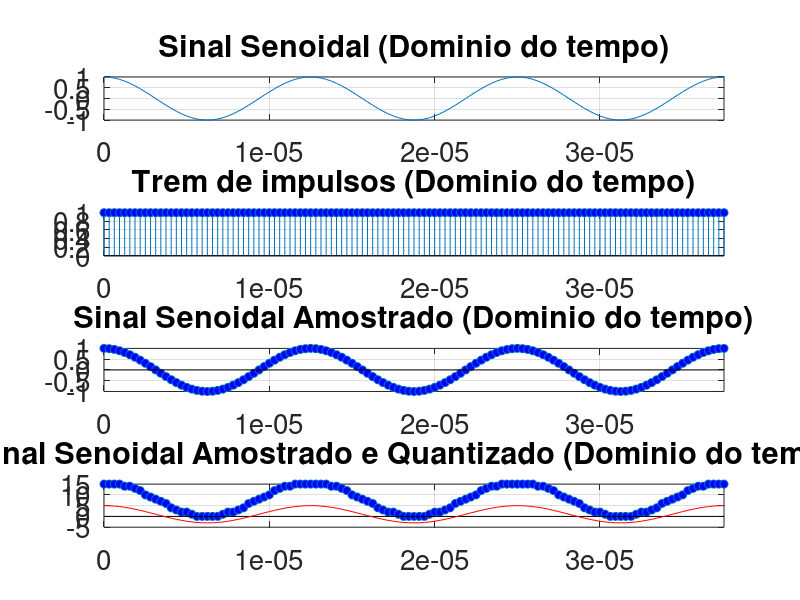
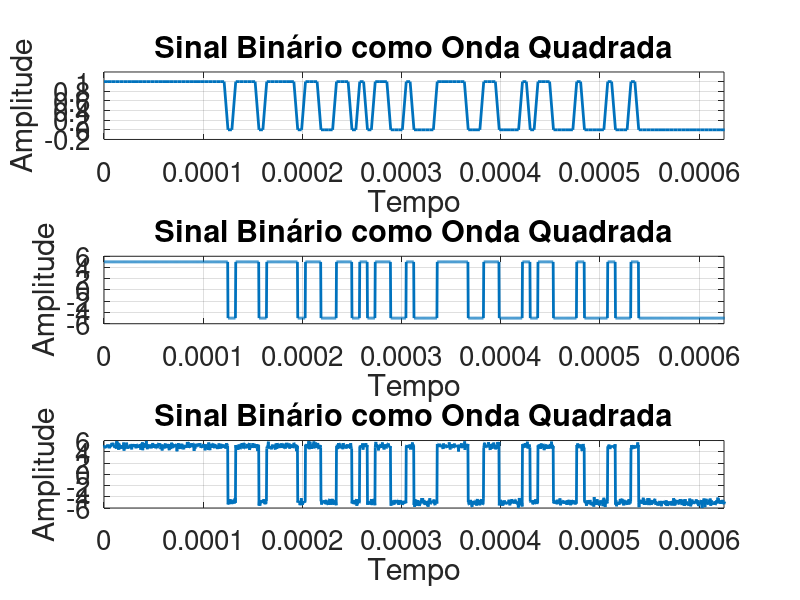
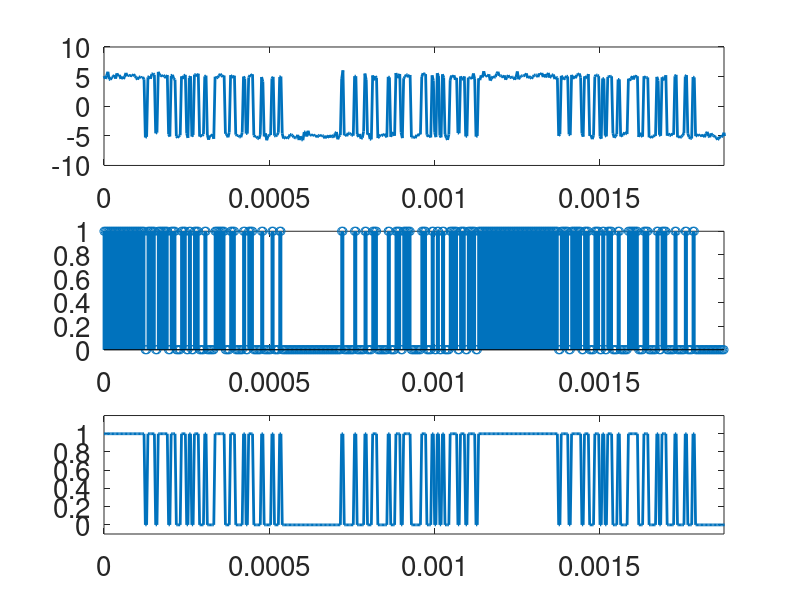
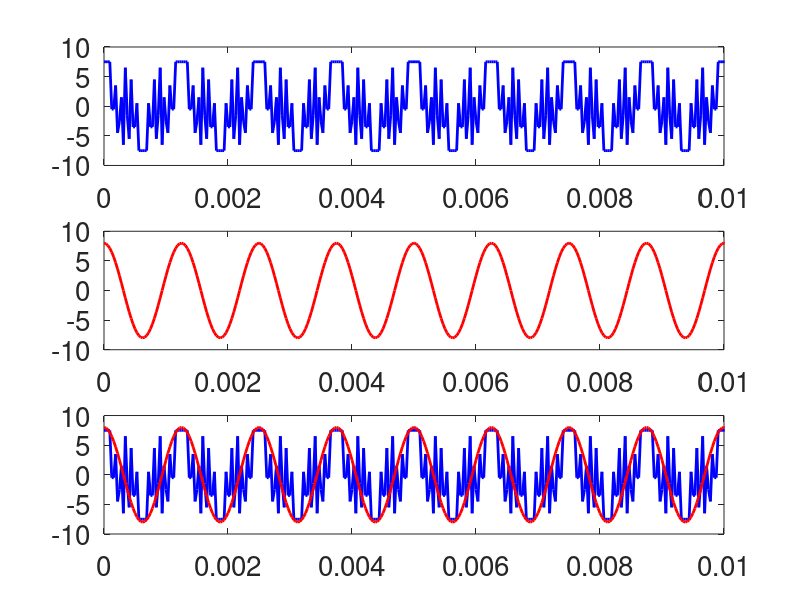

Reproduce these figures in MATLAB, in order.
close all; clear all; clc;
pkg load signal;
pkg load communications;

% Altera o tamanho da fonte nos plots para 15
set(0, 'DefaultAxesFontSize', 20);

% Defining the base signal amplitude.
A_signal = 1;

% Defining the frequency for the base signal 
f_signal = 80000;

% Defining the period and frequency of sampling:
fs = 40*f_signal;
Ts = 1/fs;
T = 1/f_signal;

% Defining the sinal period.
t_inicial = 0;
t_final = 0.01;

% "t" vector, correspondig to the time period of analysis, on time domain.
t = [t_inicial:Ts:t_final];

signal = A_signal*cos(2*pi*f_signal*t);

% Criando um trem de impulsos com período de 2T
impulse_train = zeros(size(t));
impulse_train(mod(t, 1/fs) == 0) = 1;

signal_sampled = signal .* impulse_train;

% Quantidade de níveis desejada (tirando o 0)
n=4;
num_levels = 2^n;

levels = 2/num_levels;

quantized_signal = round((signal_sampled+1)/levels);

% verifica o vetor se possui algum elemento no máximo do vetor, se tiver, coloca para o máximo -1:

for i = 1:length(quantized_signal)
    if quantized_signal(i) == num_levels
        quantized_signal(i) = num_levels - 1;
    end
end


figure(1)
subplot(411)
plot(t,signal)
grid on;
xlim([0 3*T])
title('Sinal Senoidal (Dominio do tempo)')

subplot(412)
stem(t,impulse_train, 'MarkerFaceColor', 'b')
grid on;
xlim([0 3*T])
title('Trem de impulsos (Dominio do tempo)')

subplot(413)
stem(t,signal_sampled, 'LineStyle','none', 'MarkerFaceColor', 'b')
grid on;
xlim([0 3*T])
title('Sinal Senoidal Amostrado (Dominio do tempo)')

subplot(414)
stem(t,quantized_signal, 'LineStyle','none', 'MarkerFaceColor', 'b')
xlim([0 3*T])
hold on; 
plot(t,signal*n+A_signal, 'r')
xlim([0 3*T])
grid on;
title('Sinal Senoidal Amostrado e Quantizado (Dominio do tempo)')

% Convertendo valores quantizados inteiros para binário
binary_signal = de2bi(quantized_signal, n);

% Concatenando os valores binários em um único vetor
binary_signal_concatenated = reshape(binary_signal.', 1, []);

% Vetor de tempo
t = linspace(0, 1, length(binary_signal_concatenated) * 2);

% Repetindo cada valor do sinal
repeated_signal = reshape(repmat(binary_signal_concatenated, 2, 1), 1, []);


% Superamostragem
n = 3*n;
amplitude = 5;
repeated_signal_up = upsample(repeated_signal, n);

filtr_tx = ones(1, n);
filtered_signal = filter(filtr_tx, 1, repeated_signal_up)*2*amplitude-amplitude;

% criando um novo vetor de t para o sinal filtrado
t_super = linspace(0, 1, length(filtered_signal));

var_noise = 0.1; 
transmission_noise = sqrt(var_noise)*randn(1,length(filtered_signal)); 

transmitted_signal = filtered_signal + transmission_noise; 

% Plotando o sinal
figure(2)
subplot(311)
plot(t,repeated_signal, 'LineWidth', 2);
ylim([-0.2, 1.2]);
xlim([0, 50*T]);
xlabel('Tempo');
ylabel('Amplitude');
title('Sinal Binário como Onda Quadrada');
grid on;

subplot(312)
plot(t_super,filtered_signal, 'LineWidth', 2);
xlim([0, 50*T]);
ylim([-amplitude*1.2 , amplitude*1.2]);
xlabel('Tempo');
ylabel('Amplitude');
title('Sinal Binário como Onda Quadrada');
grid on;

subplot(313)
plot(t_super,transmitted_signal, 'LineWidth', 2);
xlim([0, 50*T]);
ylim([-amplitude*1.2 , amplitude*1.2]);
xlabel('Tempo');
ylabel('Amplitude');
title('Sinal Binário como Onda Quadrada');
grid on;

% Recepção: 

% definindo o limiar (valor que vai decidir se o sinal é 0 ou 1)
limiar = 0;

% amostrando o sinal recebido
received_signal = transmitted_signal(n/2:n:end);
received_binary = received_signal > limiar; 

t_received = linspace(0, 1, length(t_super)/n);

% Plotando o sinal
figure(3)
subplot(311)
plot(t_received, received_signal,  'LineWidth', 2);
xlim([0, 150*T]);
subplot(312)
stem(t_received, received_binary,  'LineWidth', 2);
xlim([0, 150*T]);
subplot(313)
plot(t_received, received_binary,  'LineWidth', 2);
xlim([0, 150*T]);
ylim([-0.1 1.2*max(received_binary)]);

num_erro = sum(xor(received_signal, received_binary)) 
taxa_erro = num_erro/length(t_super)

received_binary = received_binary(2:2:end);
% separa o vetor received_binary em um vetor com strings de tamanho n e usa a função bin2dec para converter para decimal
n=sqrt(num_levels);
num_bits = length(received_binary);
num_groups = floor(num_bits / n);

% Ajusta o vetor de bits para ter um comprimento múltiplo de n
received_binary_adjusted = received_binary(1:num_groups*n);

% Reshape para formar os grupos de n bits
received_binary_reshaped = reshape(received_binary_adjusted, n, num_groups)';

% Converte os grupos de bits em números decimais
received_decimal = bi2de(fliplr(received_binary_reshaped));

% Ajustando a amplitude do sinal; 
avarage_value = max(received_decimal)/2;
for i = 1:length(received_decimal)
    received_decimal(i) = received_decimal(i)-avarage_value;
end

t_intepreted = linspace(0, 1, length(received_decimal));

received_decimal = transpose(received_decimal);

figure(6)
subplot(311)
plot(t_intepreted, received_decimal, 'b', 'LineWidth', 2)
xlim([0 800*T])
subplot(312)
plot(t_intepreted, signal*8, 'r', 'LineWidth', 2)
xlim([0 800*T])
subplot(313)
plot(t_intepreted, received_decimal, 'b', 'LineWidth', 2)
hold on;
plot(t_intepreted, signal*8, 'r', 'LineWidth', 2)
xlim([0 800*T])
